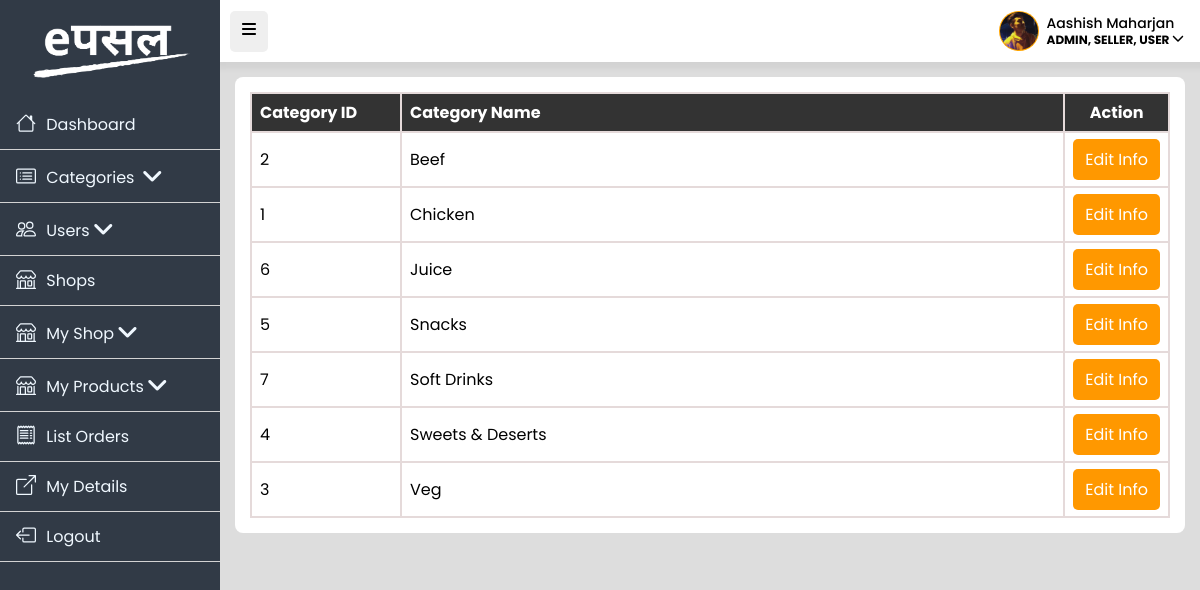
The app's page /dashboard/category/ListCategory.php (signed in) with its own data.
### tables this page shows
CREATE TABLE `tbl_categories` (
  `category_id` int NOT NULL AUTO_INCREMENT,
  `category_name` varchar(20) NOT NULL,
  PRIMARY KEY (`category_id`),
  UNIQUE KEY `category_name` (`category_name`)
);

### model/CategoryManager.php (called while the page is built, shortened)
<?php
class CategoryManager {
    private $conn;
    public function __construct($conn) {
        $this->conn = $conn;
    }
    public function getAllCategories() {
        $categories = array();
        $stmt = $this->conn->prepare("SELECT * FROM tbl_categories");
        try {
            if ($stmt->execute()) {
                $result = $stmt->get_result();
                if ($result->num_rows > 0) {
                    while ($category = $result->fetch_assoc()) {
                        $categories[] = $category;
                    }
                }
            } else {
                throw new \Exception($stmt->error);
            }
        } catch (\Exception $e) {
            $msg = $e->getMessage();
            echo "<script>alert('$msg')</script>";
        } finally {
            $stmt->close();
        }
        return $categories;
    }
}
?>

### dashboard/category/ListCategory.php (the view, shortened to what this page needs)
<?php require_once("./../../config/db.config.php"); ?>
<?php include_once("./../../model/CategoryManager.php"); ?>
<!DOCTYPE html>
<html lang="en">
<head>
    <link rel="stylesheet" href="/public/css/style.css" />
    <link rel="stylesheet" href="/public/css/dashboard.css" />
</head>
<body>
    <?php include_once("./../../includes/_sidenav.php"); ?>
    <?php include_once("./../../includes/_header.dash.php"); ?>
    <div id="main-content">
        <div class="dashboard__content">
            <?php
            $categoryManager = new CategoryManager($conn);
            ?>
            <div class="table-container">
                <table>
                    <thead>
                        <tr>
                            <th align="left">Category ID</th>
                            <th align="left">Category Name</th>
                            <th align="center" width="100px">Action</th>
                    </thead>
                    <tbody>
                        <?php
                        $categoryList = $categoryManager->getAllCategories();
                        foreach ($categoryList as $row) {
                            $category_id = $row["category_id"];
                            echo "<tr>";
                            echo "<td width='150px'>{$row["category_id"]}</td>";
                            echo "<td>{$row["category_name"]}</td>";
                            echo "<td align='center'>
                                 <form method='POST'>
                                    <a class='button btn-primary' href='/dashboard/category/AddCategory.php?id={$category_id}'>Edit Info</a>
                                    <input type='text' name='category_id' value='{$category_id}'  hidden />
                                 </form>
                              </td>";
                            echo "</tr>";
                        }
                        ?>
                    </tbody>
                </table>
            </div>
        </div>
    </div>
</body>
</html>

### public/css/style.css (style rules this page uses)
:root { --extra-small: 575.98px; --small: 767.98px; --medium: 991.98px; --large: 1199.98px; --extra-large: 1200px; }

### public/css/dashboard.css (style rules this page uses)
body { background: #ddd !important; }
#main-content { margin-left: 235px; margin-top: 15px; margin-right: 15px; margin-bottom: 15px; overflow-x: auto; transition: 0.2s all ease; }
.dashboard__content { padding: 15px; align-content: right; background-color: white; border-radius: 8px; }
.table-container { overflow-x: auto; }
table { width: 100%; border-collapse: collapse; }
table th, table td { border: 2px rgb(229, 218, 218) solid; padding: 6px 8px; border-collapse: collapse; background-color: white; white-space: nowrap; }
table th { color: white; background: #333; }

### public/css/global.css (style rules this page uses)
* { margin: 0; padding: 0; box-sizing: border-box; }
:root { --xs: 576px; }
body { font-size: 16px; font-family: 'Courier New', Courier, monospace; margin: 0px 0px 0px 0px; background: linear-gradient(to bottom, rgba(255, 255, 255,0.9), rgba(255, 255, 255,0.9)), url("/public/img/background.jpg") center/300px 300px repeat; }
button, .button { border: none; color: black; padding: 8px 12px; text-align: center; text-decoration: none; font-size: 16px; cursor: pointer; border-radius: 5px; display: inline-block; text-wrap: nowrap; }
.btn-primary { color: white; background: #FF9800; }

### includes/_sidenav.php (style rules this page uses)
body { font-family: "Poppins", sans-serif; }

### records on screen
tbl_categories: category_id "2", category_name "Beef"
tbl_categories: category_id "1", category_name "Chicken"
tbl_categories: category_id "6", category_name "Juice"
tbl_categories: category_id "5", category_name "Snacks"
tbl_categories: category_id "7", category_name "Soft Drinks"
tbl_categories: category_id "4", category_name "Sweets & Deserts"
tbl_categories: category_id "3", category_name "Veg"

### other values on screen
$full_name "Aashish Maharjan"
implode(", ", $_SESSION["roles"]) "ADMIN, SELLER, USER"
